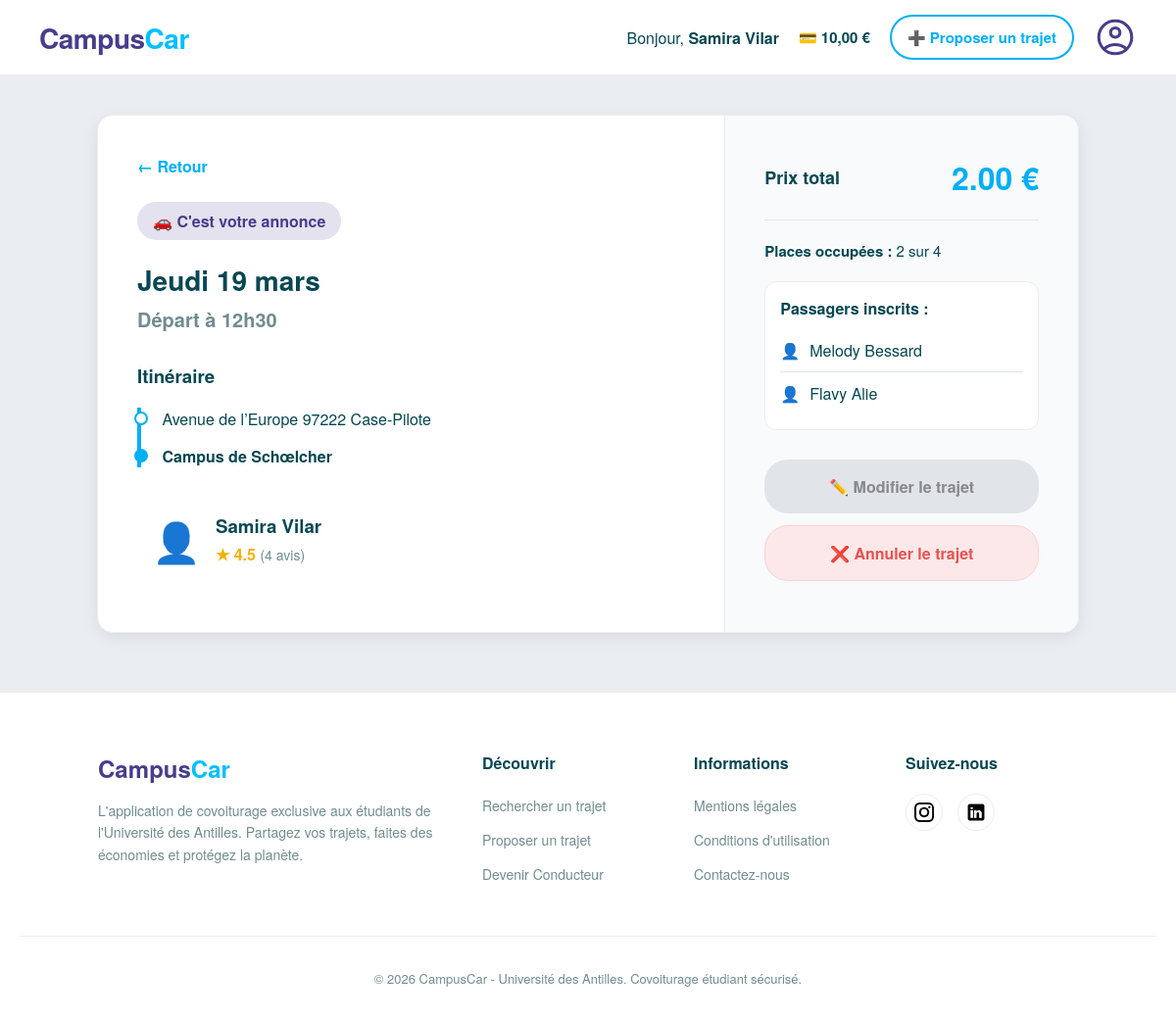
The page /index.php?action=trajet_details&id=108 (signed in) on the database its author committed.
### tables this page shows
CREATE TABLE IF NOT EXISTS `trajet` (
  `id_trajet` int NOT NULL AUTO_INCREMENT,
  `date_heure` timestamp NOT NULL,
  `prix_course` decimal(5,2) DEFAULT NULL,
  `places_dispo` int DEFAULT NULL,
  `id_conducteur` int NOT NULL,
  `adresse_exterieure` varchar(150) NOT NULL,
  `latitude` decimal(10,8) DEFAULT NULL,
  `longitude` decimal(11,8) DEFAULT NULL,
  `sens_trajet` varchar(20) NOT NULL,
  `id_campus_cible` int NOT NULL,
  PRIMARY KEY (`id_trajet`),
  UNIQUE KEY `id_trajet` (`id_trajet`),
  KEY `id_conducteur` (`id_conducteur`),
  KEY `id_campus_cible` (`id_campus_cible`)
);

CREATE TABLE IF NOT EXISTS `campus` (
  `id_campus` int NOT NULL AUTO_INCREMENT,
  `nom_campus` varchar(100) NOT NULL,
  `commune` varchar(100) NOT NULL,
  `code_postal` varchar(5) DEFAULT NULL,
  `pole_geographique` varchar(50) DEFAULT NULL,
  `latitude` decimal(9,6) DEFAULT NULL,
  `longitude` decimal(9,6) DEFAULT NULL,
  PRIMARY KEY (`id_campus`),
  UNIQUE KEY `id_campus` (`id_campus`)
);

CREATE TABLE IF NOT EXISTS `utilisateur` (
  `id_utilisateur` int NOT NULL AUTO_INCREMENT,
  `id_sesame` varchar(50) NOT NULL,
  `mot_de_passe` varchar(255) NOT NULL,
  `nom` varchar(100) DEFAULT NULL,
  `prenom` varchar(100) DEFAULT NULL,
  `role` varchar(20) DEFAULT 'etudiant',
  `solde_virtuel` decimal(6,2) DEFAULT '10.00',
  `note_moyenne_calc` decimal(3,2) DEFAULT '0.00',
  PRIMARY KEY (`id_utilisateur`),
  UNIQUE KEY `id_utilisateur` (`id_utilisateur`),
  UNIQUE KEY `id_sesame` (`id_sesame`)
);

### controllers/TrajetController.php (called while the page is built, shortened)
<?php
require_once __DIR__ . '/../models/TrajetModel.php';
class TrajetController {
    public function showTrajetDetails() {
        $id_trajet = $_GET['id'] ?? null;
        $trajetModel = new TrajetModel();
        $trajet = $trajetModel->getTrajetById($id_trajet, $_SESSION['user_id']);
        $passagers_list = [];
        if ($trajet['is_driver']) {
            $passagers_list = $trajetModel->getPassagersTrajet($id_trajet);
        }
        require_once __DIR__ . '/../views/trajet_details.php';
    }
}
?>

### models/TrajetModel.php (called while the page is built, shortened)
<?php
require_once __DIR__ . '/Database.php';
class TrajetModel {
    private $conn;
    public function __construct() {
        $database = new Database();
        $this->conn = $database->getConnection();
    }
    public function getTrajetById($id_trajet, $id_utilisateur) {
        $sql = "
            SELECT t.*, c.nom_campus, c.pole_geographique,
                   u.prenom as conducteur_prenom, u.nom as conducteur_nom, u.note_moyenne_calc,
                   (SELECT COUNT(*) FROM reserver WHERE id_trajet = t.id_trajet) as nb_passagers,
                   (SELECT COUNT(*) FROM evaluer WHERE id_evalue = t.id_conducteur) as nb_avis,
                   (SELECT AVG(note_etoiles) FROM evaluer WHERE id_evalue = t.id_conducteur) as vraie_note
            FROM trajet t
            JOIN campus c ON t.id_campus_cible = c.id_campus
            JOIN utilisateur u ON t.id_conducteur = u.id_utilisateur
            WHERE t.id_trajet = :id_trajet LIMIT 1
        ";
        $stmt = $this->conn->prepare($sql);
        $stmt->bindParam(':id_trajet', $id_trajet, PDO::PARAM_INT);
        $stmt->execute();
        $trajet = $stmt->fetch(PDO::FETCH_ASSOC);
        if ($trajet) {
            $trajet['is_driver'] = ($trajet['id_conducteur'] == $id_utilisateur);
            $sql_pass = "SELECT id_reservation FROM reserver WHERE id_trajet = :id_trajet AND id_passager = :id_passager LIMIT 1";
            $stmt_pass = $this->conn->prepare($sql_pass);
            $stmt_pass->bindParam(':id_trajet', $id_trajet, PDO::PARAM_INT);
            $stmt_pass->bindParam(':id_passager', $id_utilisateur, PDO::PARAM_INT);
            $stmt_pass->execute();
            $trajet['is_passenger'] = ($stmt_pass->rowCount() > 0);
        }
        return $trajet;
    }
    public function getPassagersTrajet($id_trajet) {
        $sql = "SELECT u.prenom, u.nom FROM reserver r
                JOIN utilisateur u ON r.id_passager = u.id_utilisateur
                WHERE r.id_trajet = :id_trajet";
        $stmt = $this->conn->prepare($sql);
        $stmt->bindParam(':id_trajet', $id_trajet, PDO::PARAM_INT);
        $stmt->execute();
        return $stmt->fetchAll(PDO::FETCH_ASSOC);
    }
}
?>

### models/Database.php (called while the page is built, shortened)
<?php
class Database {
    private $host = "localhost";
    private $db_name = "campuscar";
    private $username = "root";
    private $password = "";
    public function getConnection() {
        $this->conn = null;
        try {
            $this->conn = new PDO("mysql:host=" . $this->host . ";dbname=" . $this->db_name . ";charset=utf8", $this->username, $this->password);
            $this->conn->setAttribute(PDO::ATTR_ERRMODE, PDO::ERRMODE_EXCEPTION);
        } catch(PDOException $exception) {
            echo "Erreur de connexion : " . $exception->getMessage();
        }
        return $this->conn;
    }
}
?>

### views/trajet_details.php (the view, shortened to what this page needs)
<?php include __DIR__ . '/layout/header.php'; ?>
<main>
    <div class="details-container">
        <div class="details-left">
            <a href="javascript:history.back()" class="back-link">← Retour</a><br>
            <?php if ($trajet['is_driver']): ?>
                <div class="status-badge" style="background-color: rgba(72, 61, 139, 0.15); color: darkslateblue;">
                    🚗 C'est votre annonce
                </div>
            <?php elseif ($trajet['is_passenger']): ?>
                <div class="status-badge" style="background-color: rgba(0, 175, 245, 0.15); color: var(--bbc-bleu-vif);">
                    ✅ Vous êtes inscrit(e)
                </div>
            <?php endif; ?>
            <?php
                $jours_fr = ['Sunday' => 'Dimanche', 'Monday' => 'Lundi', 'Tuesday' => 'Mardi', 'Wednesday' => 'Mercredi', 'Thursday' => 'Jeudi', 'Friday' => 'Vendredi', 'Saturday' => 'Samedi'];
                $mois_fr = ['January' => 'janvier', 'February' => 'février', 'March' => 'mars', 'April' => 'avril', 'May' => 'mai', 'June' => 'juin', 'July' => 'juillet', 'August' => 'août', 'September' => 'septembre', 'October' => 'octobre', 'November' => 'novembre', 'December' => 'décembre'];
                $timestamp = strtotime($trajet['date_heure']);
                $nom_jour = $jours_fr[date('l', $timestamp)];
                $num_jour = date('d', $timestamp);
                $nom_mois = $mois_fr[date('F', $timestamp)];
                $date_format_fr = "$nom_jour $num_jour $nom_mois";
                $heure_format = date('H\hi', $timestamp);
                $is_past = $timestamp < time();
            ?>
            <h2 style="margin: 0 0 5px 0; color: var(--bbc-fonce); font-size: 28px;"><?= $date_format_fr ?></h2>
            <div style="font-size: 20px; font-weight: 600; color: var(--bbc-gris-texte); margin-bottom: 30px;">
                Départ à <?= $heure_format ?>
            </div>
            <div style="margin-bottom: 24px;">
                <h3 style="margin-top: 0; color: var(--bbc-fonce);">Itinéraire</h3>
                <div style="margin-top: 15px; padding-left: 20px; border-left: 4px solid var(--bbc-bleu-vif);">
                    <p style="margin: 0 0 15px 0; font-size: 16px;">
                        <span style="display:inline-block; width: 10px; height: 10px; border-radius: 50%; border: 2px solid var(--bbc-bleu-vif); margin-left: -27px; background: white; margin-right: 10px;"></span>
                        <?= $trajet['sens_trajet'] == 'vers campus' ? htmlspecialchars($trajet['adresse_exterieure']) : htmlspecialchars($trajet['nom_campus']) ?>
                    </p>
                    <p style="margin: 0; font-weight: bold; font-size: 16px;">
                        <span style="display:inline-block; width: 10px; height: 10px; border-radius: 50%; border: 2px solid var(--bbc-bleu-vif); margin-left: -27px; background: var(--bbc-bleu-vif); margin-right: 10px;"></span>
                        <?= $trajet['sens_trajet'] == 'vers campus' ? htmlspecialchars($trajet['nom_campus']) : htmlspecialchars($trajet['adresse_exterieure']) ?>
                    </p>
                </div>
            </div>
            <div class="driver-info">
                <div style="font-size: 40px;">👤</div>
                <div>
                    <h3 style="margin: 0; color: var(--bbc-fonce);"><?= htmlspecialchars($trajet['conducteur_prenom']) ?> <?= htmlspecialchars($trajet['conducteur_nom']) ?></h3>
                    <div style="color: #f5b000; font-weight: bold; margin-top: 4px;">
                        ★ <?= $trajet['nb_avis'] > 0 ? number_format($trajet['vraie_note'], 1) : 'Nouveau' ?>
                        <span style="color: var(--bbc-gris-texte); font-size: 14px; font-weight: normal;">(<?= $trajet['nb_avis'] ?> avis)</span>
                    </div>
                </div>
            </div>
        </div>
        <div class="details-right">
            <div style="display: flex; justify-content: space-between; align-items: center; border-bottom: 1px solid #e1e4e8; padding-bottom: 20px; margin-bottom: 20px;">
                <span style="font-size: 18px; color: var(--bbc-fonce); font-weight: bold;">Prix total</span>
                <span style="font-size: 32px; font-weight: 800; color: var(--bbc-bleu-vif);"><?= number_format($trajet['prix_course'], 2) ?> €</span>
            </div>
            <div style="margin-bottom: 20px; font-size: 15px; color: var(--bbc-fonce);">
                <strong>Places occupées :</strong> <?= $trajet['nb_passagers'] ?> sur <?= $trajet['places_dispo'] ?>
            </div>
            <?php if ($trajet['is_driver'] && $trajet['nb_passagers'] > 0): ?>
                <div class="passenger-list">
                    <strong style="display: block; margin-bottom: 10px; color: var(--bbc-fonce);">Passagers inscrits :</strong>
                    <?php foreach ($passagers_list as $p): ?>
                        <div class="passenger-item">
                            <span>👤</span> <?= htmlspecialchars($p['prenom'] . ' ' . $p['nom']) ?>
                        </div>
                    <?php endforeach; ?>
                </div>
            <?php endif; ?>
            <div style="margin-top: auto;">
                <?php if ($is_past): ?>
                    <div class="action-btn" style="background-color: #e1e4e8; color: #888; cursor: not-allowed;">Trajet terminé</div>
                <?php else: ?>
                    <?php if (!$trajet['is_driver'] && !$trajet['is_passenger']): ?>
                        <?php if ($trajet['nb_passagers'] < $trajet['places_dispo']): ?>
                            <a href="index.php?action=reserver&id=<?= $trajet['id_trajet'] ?>" class="action-btn btn-reserve">Réserver ce trajet</a>
                        <?php else: ?>
                            <div class="action-btn" style="background-color: #e1e4e8; color: #888; cursor: not-allowed;">Complet</div>
                        <?php endif; ?>
                    <?php elseif ($trajet['is_driver']): ?>
                        <?php if ($trajet['nb_passagers'] == 0): ?>
                            <a href="index.php?action=modifier_trajet&id=<?= $trajet['id_trajet'] ?>" class="action-btn btn-edit">✏️ Modifier le trajet</a>
                        <?php else: ?>
                            <div class="action-btn" style="background-color: #e1e4e8; color: #888; cursor: not-allowed;" title="Impossible de modifier un trajet ayant déjà des passagers.">✏️ Modifier le trajet</div>
                        <?php endif; ?>
                        <a href="index.php?action=annuler_trajet&id=<?= $trajet['id_trajet'] ?>" class="action-btn btn-cancel-resa" onclick="return confirm('Voulez-vous vraiment annuler ce trajet ?');">❌ Annuler le trajet</a>
                    <?php elseif ($trajet['is_passenger']): ?>
                        <a href="index.php?action=annuler_reservation&id=<?= $trajet['id_trajet'] ?>" class="action-btn btn-cancel-resa" onclick="return confirm('Voulez-vous vraiment annuler votre place ?');">❌ Annuler ma réservation</a>
                    <?php endif; ?>
                <?php endif; ?>
            </div>
        </div>
    </div>
</main>
<?php include __DIR__ . '/layout/footer.php'; ?>

### assets/css/style.css (style rules this page uses)
:root { --bbc-bleu-vif: #00aff5; --bbc-bleu-hover: #008cc5; --bbc-fonce: #054752; --bbc-gris-texte: #708c91; --bbc-fond: #ffffff; --blanc: #ffffff; --bordure: #ededed; }
body { margin: 0; padding: 0; font-family: 'Helvetica Neue', Helvetica, Arial, sans-serif; background-color: #eaedf1; color: var(--bbc-fonce); }
.driver-info { display: flex; align-items: center; gap: 12px; }

### views/trajet_details.php (style rules this page uses)
.details-container { max-width: 1000px; margin: 40px auto; background: var(--blanc); border-radius: 16px; box-shadow: 0 4px 16px rgba(0,0,0,0.08); border: 1px solid var(--bordure); display: flex; overflow: hidden; }
.back-link { display: inline-block; margin-bottom: 25px; color: var(--bbc-bleu-vif); text-decoration: none; font-weight: bold; font-size: 16px; transition: color 0.2s; }
.details-left { flex: 2; padding: 40px; border-right: 1px solid var(--bordure); }
.details-right { flex: 1; padding: 40px; background-color: #f9fafb; display: flex; flex-direction: column; }
.driver-info { display: flex; align-items: center; gap: 15px; padding: 15px; background-color: var(--gris-fond); border-radius: 12px; margin-top: 30px; }
.action-btn { display: block; width: 100%; padding: 16px; border-radius: 24px; font-size: 16px; font-weight: bold; text-align: center; text-decoration: none; margin-bottom: 12px; transition: 0.2s; box-sizing: border-box; }
.btn-cancel-resa { background-color: #fce8e8; color: #e55353; border: 1px solid #fad2d2; }
.status-badge { display: inline-block; padding: 8px 16px; border-radius: 20px; font-weight: bold; margin-bottom: 20px; }
.passenger-list { background-color: var(--blanc); border: 1px solid var(--bordure); border-radius: 12px; padding: 15px; margin-bottom: 30px; }
.passenger-item { padding: 10px 0; border-bottom: 1px solid #e1e4e8; display: flex; align-items: center; gap: 10px; font-weight: 500; color: var(--bbc-fonce); }
.passenger-item:last-child { border-bottom: none; }

### rows shown on the page
trajet: date_heure "Jeudi 19 mars", date_heure "12h30", adresse_exterieure "Avenue de l’Europe 97222 Case-Pilote", campus.nom_campus "Campus de Schœlcher", utilisateur.prenom "Samira", utilisateur.nom "Vilar", prix_course "2.00", places_dispo "4"
utilisateur: prenom+nom "Melody Bessard"
utilisateur: prenom+nom "Flavy Alie"

### other values the page prints
$_SESSION['user_nom'] "Samira Vilar"
$_SESSION['user_solde'] "10,00"
$trajet['vraie_note'] "4.5"
$trajet['nb_avis'] "4"
$trajet['nb_passagers'] "2"
